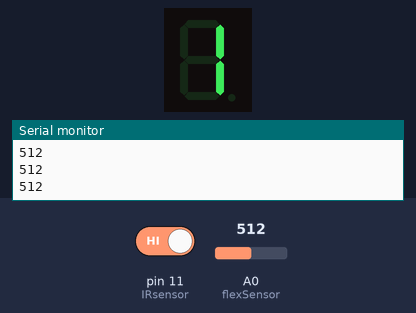
This sketch was run on a simulated Arduino Uno, built with avr-gcc and run on an emulated ATmega328P. Shown: 1-digit seven-segment display, the last lines printed to the serial monitor. The inputs (shaded band) are chosen by the test bench; at power-on: A0 (flexSensor) = 512, pin 11 (IRsensor) HIGH.

Above: at 1.2 s.
1.3 s: A0 (flexSensor) set to 343
At 1.7 s:
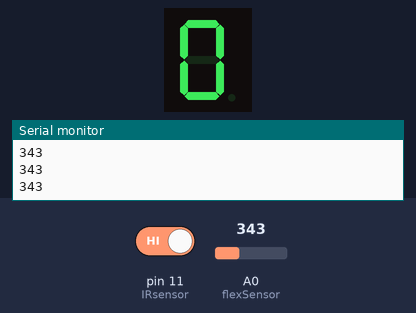
2.8 s: A0 (flexSensor) set to 319
At 4.0 s:
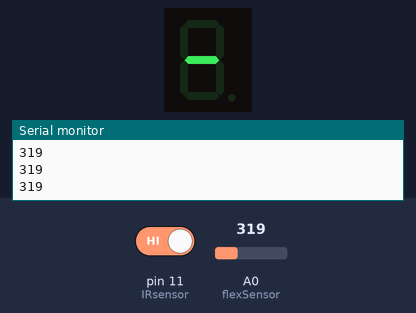
4.3 s: pin 11 (IRsensor) driven LOW
At 5.0 s:
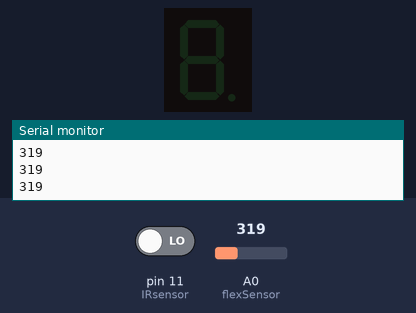
5.8 s: pin 11 (IRsensor) driven HIGH
At 6.2 s:
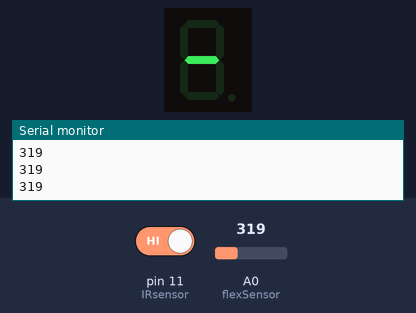
7.3 s: A0 (flexSensor) set to 716
At 7.6 s:
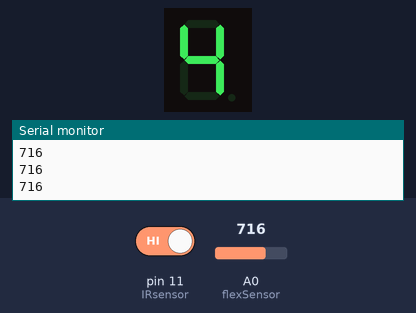
8.8 s: A0 (flexSensor) set to 306
At 9.9 s:
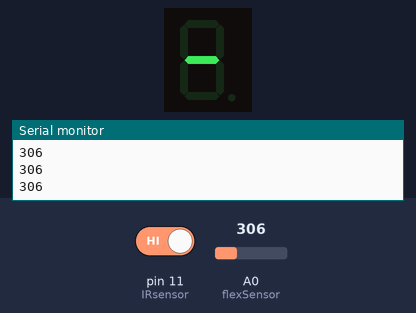
Timing chart, 0 to 11.3 s (numbered marks = the images above; inputs shaded):
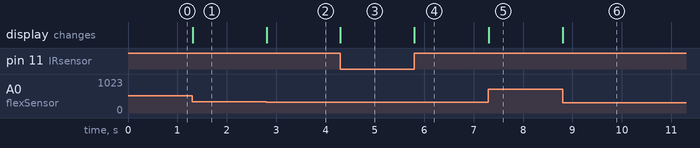

The sketch:

tarefa2.ino
```cpp
#include "SevSeg.h"

#define flexSensor A0
#define IRsensor 11

SevSeg sevseg;

void estado1(){
  sevseg.blank();
}

void estado2(){
  int flex = analogRead(flexSensor);
  Serial.println(flex);
  flex = map(flex, 400, 1000, 0, 9);
  sevseg.setNumber(flex);
  sevseg.refreshDisplay();
}

void setup() {
   byte numDigits = 1;
   byte digitPins[] = {};
   byte segmentPins[] = {6, 5, 2, 3, 4, 7, 8, 9};
   bool resistorsOnSegments = true;
   byte hardwareConfig = COMMON_CATHODE;
   sevseg.begin(hardwareConfig, numDigits, digitPins, segmentPins, resistorsOnSegments);
   sevseg.setBrightness(90);
   sevseg.setNumber(0);
   sevseg.refreshDisplay();

   pinMode(IRsensor, INPUT);

   Serial.begin(9600);

}

void loop() {
  int estado = digitalRead(IRsensor);

  if(!estado){
    estado1();
  }
  else {
    estado2();
  }
}
```

Measured:
- the behaviour switches between 334 and 333 on A0 (flexSensor) (found by bisection; images 1 and 2)
- after the input at 1.3 s, the display: changes at once (image 1)
- after the input at 2.8 s, the display: changes at once (image 2)
- after the input at 4.3 s, the display: changes at once (image 3)
- after the input at 5.8 s, the display: changes at once (image 4)
- after the input at 7.3 s, the display: changes at once (image 5)
- after the input at 8.8 s, the display: changes at once (image 6)
